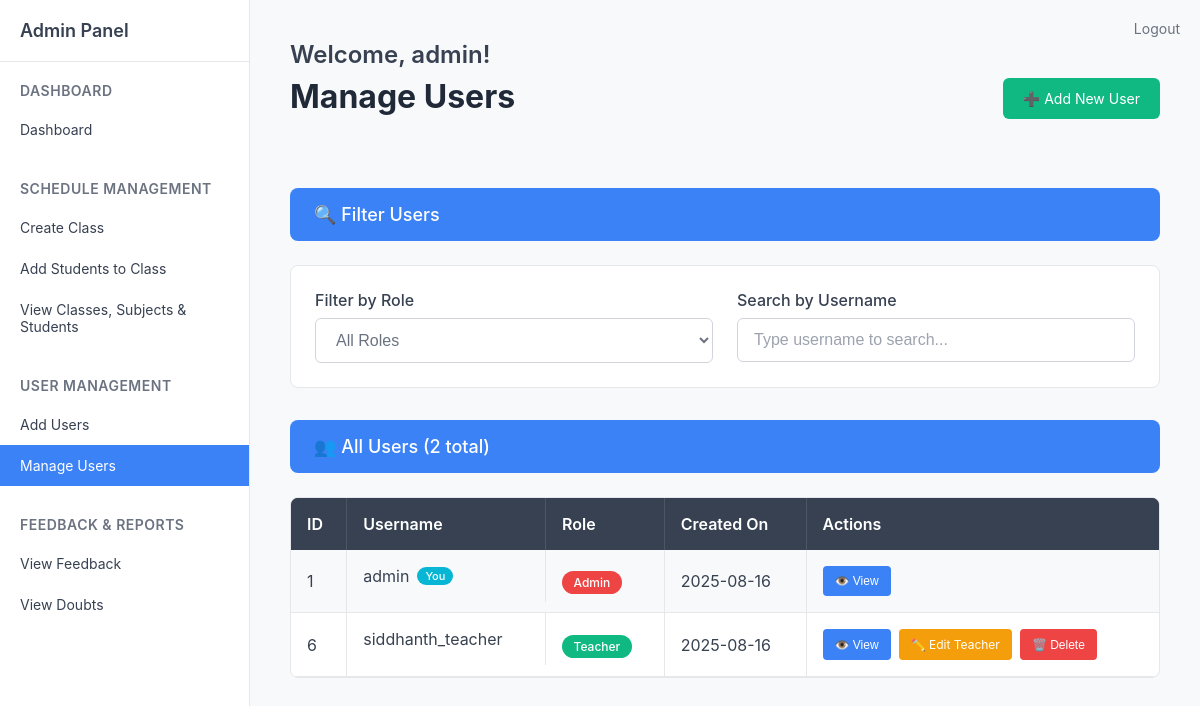
The app's page /admin/manage_users (signed in), older data.
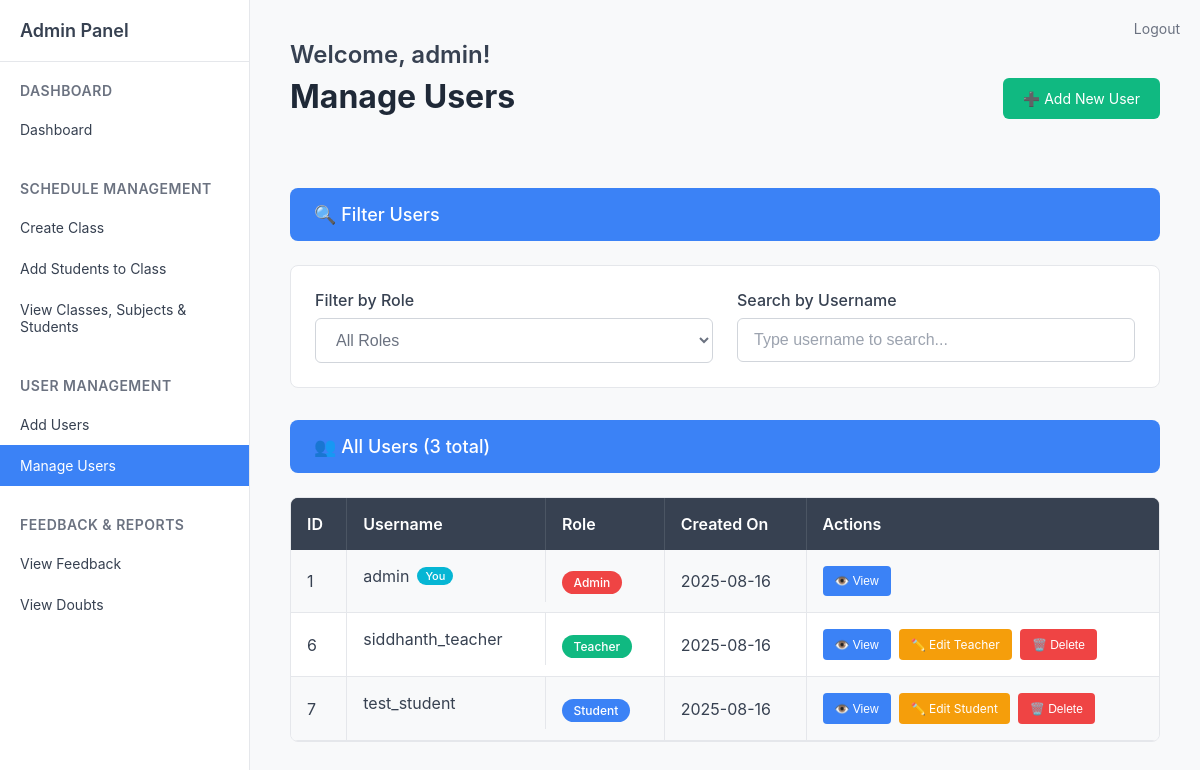
The same page, newer data.
### tables this page shows
CREATE TABLE users (
            id INTEGER PRIMARY KEY AUTOINCREMENT,
            username TEXT UNIQUE NOT NULL,
            password TEXT NOT NULL,
            role TEXT NOT NULL DEFAULT 'student',
            email TEXT,
            name TEXT,
            phone TEXT,
            address TEXT,
            created_by INTEGER,
            created_on DATETIME DEFAULT CURRENT_TIMESTAMP,
            updated_by INTEGER,
            updated_on DATETIME,
            FOREIGN KEY (created_by) REFERENCES users(id)
        );

### routes/admin.py (the view)
@admin_bp.route('/manage_users')
def manage_users():
    if 'role' not in session or session['role'] != 'admin':
        return redirect(url_for('auth.login'))
    current_user = get_current_user()
    conn = get_db()
    cur = conn.cursor()
    cur.execute('''
        SELECT u.id, u.username, u.created_on, u.role, u.name, u.email
        FROM users u
        ORDER BY u.id
    ''')
    users = cur.fetchall()
    conn.close()
    return render_template('admin/manage_users.html', users=users, current_user=current_user)

### routes/admin.py (called while the page is built)
def get_db():
    return sqlite3.connect('users.db')

def get_current_user():
    class User:
        def __init__(self, user_id, username):
            self.id = user_id
            self.username = username
    if 'user_id' in session:
        return User(session['user_id'], session.get('username', ''))
    return None

### templates/admin/manage_users.html (shortened to what this page needs)
{% extends 'admin/sidebar.html' %}
{% block content %}
<div style="display: flex; justify-content: space-between; align-items: center; margin-bottom: 32px;">
    <div>
        <div class="welcome-text">Welcome, admin!</div>
        <div class="page-title">Manage Users</div>
    </div>
    <a href="{{ url_for('admin.users') }}" style="background-color: #10b981; color: white; padding: 12px 20px; border-radius: 6px; text-decoration: none; font-size: 14px; display: flex; align-items: center; gap: 8px;">
        ➕ Add New User
    </a>
</div>
<div style="background-color: #3b82f6; color: white; padding: 16px 24px; font-size: 18px; font-weight: 500; margin-bottom: 24px; border-radius: 8px; display: flex; align-items: center; gap: 8px;">
    🔍 Filter Users
</div>
<div style="background-color: white; border: 1px solid #e5e7eb; border-radius: 8px; padding: 24px; margin-bottom: 32px;">
    <div style="display: grid; grid-template-columns: 1fr 1fr; gap: 24px;">
        <div>
            <label style="display: block; font-size: 16px; font-weight: 500; color: #374151; margin-bottom: 8px;">Filter by Role</label>
            <select id="roleFilter" style="width: 100%; padding: 12px 16px; font-size: 16px; border: 1px solid #d1d5db; border-radius: 6px; background-color: #ffffff; color: #6b7280;">
                <option value="">All Roles</option>
            </select>
        </div>
        <div>
            <label style="display: block; font-size: 16px; font-weight: 500; color: #374151; margin-bottom: 8px;">Search by Username</label>
            <input type="text" id="searchUser" style="width: 100%; padding: 12px 16px; font-size: 16px; border: 1px solid #d1d5db; border-radius: 6px; background-color: #ffffff;" placeholder="Type username to search...">
        </div>
    </div>
</div>
<div style="background-color: #3b82f6; color: white; padding: 16px 24px; font-size: 18px; font-weight: 500; margin-bottom: 24px; border-radius: 8px; display: flex; align-items: center; gap: 8px;">
    👥 All Users ({{ users|length }} total)
</div>
<div style="background-color: white; border: 1px solid #e5e7eb; border-radius: 8px; overflow: hidden;">
    <table style="width: 100%; border-collapse: collapse;" id="usersTable">
        <thead>
            <tr style="background-color: #374151; color: white;">
                <th style="padding: 16px; text-align: left; font-weight: 600; border-right: 1px solid #4b5563;">ID</th>
                <th style="padding: 16px; text-align: left; font-weight: 600; border-right: 1px solid #4b5563;">Username</th>
                <th style="padding: 16px; text-align: left; font-weight: 600; border-right: 1px solid #4b5563;">Role</th>
                <th style="padding: 16px; text-align: left; font-weight: 600; border-right: 1px solid #4b5563;">Created On</th>
                <th style="padding: 16px; text-align: left; font-weight: 600;">Actions</th>
            </tr>
        </thead>
        <tbody>
            {% for user in users %}
            <tr style="border-bottom: 1px solid #e5e7eb; {{ 'background-color: #f8f9fa;' if loop.index % 2 == 1 }}" data-role="{{ user[3] or 'No Role' }}" data-username="{{ user[1].lower() }}">
                <td style="padding: 16px; color: #374151; border-right: 1px solid #e5e7eb;">{{ user[0] }}</td>
                <td style="padding: 16px; color: #374151; border-right: 1px solid #e5e7eb; display: flex; align-items: center; gap: 8px;">
                    {{ user[1] }}
                    {% if user[0] == current_user.id %}
                        <span style="background-color: #06b6d4; color: white; padding: 2px 8px; border-radius: 12px; font-size: 11px; font-weight: 500;">You</span>
                    {% endif %}
                </td>
                <td style="padding: 16px; border-right: 1px solid #e5e7eb;">
                    {% if user[3] == 'admin' %}
                        <span style="background-color: #ef4444; color: white; padding: 4px 12px; border-radius: 12px; font-size: 12px; font-weight: 500;">Admin</span>
                    {% elif user[3] == 'teacher' %}
                        <span style="background-color: #10b981; color: white; padding: 4px 12px; border-radius: 12px; font-size: 12px; font-weight: 500;">Teacher</span>
                    {% elif user[3] == 'student' %}
                        <span style="background-color: #3b82f6; color: white; padding: 4px 12px; border-radius: 12px; font-size: 12px; font-weight: 500;">Student</span>
                    {% else %}
                        <span style="background-color: #6b7280; color: white; padding: 4px 12px; border-radius: 12px; font-size: 12px; font-weight: 500;">No Role</span>
                    {% endif %}
                </td>
                <td style="padding: 16px; color: #374151; border-right: 1px solid #e5e7eb;">
                    {% if user[2] %}
                        {{ user[2].split(' ')[0] }}
                    {% else %}
                        N/A
                    {% endif %}
                </td>
                <td style="padding: 16px;">
                    <div style="display: flex; gap: 8px;">
                        <button onclick="viewUser({{ user[0] }}, '{{ user[1] }}', '{{ user[3] or 'No Role' }}')" style="background-color: #3b82f6; color: white; border: none; padding: 8px 12px; border-radius: 4px; font-size: 12px; cursor: pointer; display: flex; align-items: center; gap: 4px;">
                            👁️ View
                        </button>
                        {% if user[3] == 'teacher' %}
                        <a href="{{ url_for('admin.edit_teacher', teacher_id=user[0]) }}" style="background-color: #f59e0b; color: white; border: none; padding: 8px 12px; border-radius: 4px; font-size: 12px; cursor: pointer; display: flex; align-items: center; gap: 4px; text-decoration: none;">
                            ✏️ Edit Teacher
                        </a>
                        {% elif user[3] == 'student' %}
                        <a href="{{ url_for('admin.edit_student', student_id=user[0]) }}" style="background-color: #f59e0b; color: white; border: none; padding: 8px 12px; border-radius: 4px; font-size: 12px; cursor: pointer; display: flex; align-items: center; gap: 4px; text-decoration: none;">
                            ✏️ Edit Student
                        </a>
                        {% endif %}
                        {% if user[0] != current_user.id %}
                        <button onclick="confirmDelete({{ user[0] }}, '{{ user[1] }}')" style="background-color: #ef4444; color: white; border: none; padding: 8px 12px; border-radius: 4px; font-size: 12px; cursor: pointer; display: flex; align-items: center; gap: 4px;">
                            🗑️ Delete
                        </button>
                        {% endif %}
                    </div>
                </td>
            </tr>
            {% endfor %}
        </tbody>
    </table>
</div>
{% endblock %}

### templates/admin/sidebar.html (shortened to what this page needs)
<!DOCTYPE html>
<html lang="en">
<head>
</head>
<body>
    <div class="container">
        <div class="sidebar">
            <h3>Admin Panel</h3>
            <div class="nav-section">
                <div class="nav-section-title">Dashboard</div>
                <a href="{{ url_for('admin.dashboard') }}" class="nav-link {{ 'active' if request.endpoint == 'admin.dashboard' }}">
                    Dashboard
                </a>
            </div>
            <div class="nav-section">
                <div class="nav-section-title">Schedule Management</div>
                <a href="{{ url_for('admin.create_class') }}" class="nav-link {{ 'active' if request.endpoint == 'admin.create_class' }}">
                    Create Class
                </a>
                <a href="{{ url_for('admin.add_students') }}" class="nav-link {{ 'active' if request.endpoint == 'admin.add_students' }}">
                    Add Students to Class
                </a>
                <a href="{{ url_for('admin.view_classes') }}" class="nav-link {{ 'active' if request.endpoint == 'admin.view_classes' }}">
                    View Classes, Subjects & Students
                </a>
            </div>
            <div class="nav-section">
                <div class="nav-section-title">User Management</div>
                <a href="{{ url_for('admin.users') }}" class="nav-link {{ 'active' if request.endpoint == 'admin.users' or request.endpoint == 'admin.add_user' }}">
                    Add Users
                </a>
                <a href="{{ url_for('admin.manage_users') }}" class="nav-link {{ 'active' if request.endpoint == 'admin.manage_users' }}">
                    Manage Users
                </a>
            </div>
            <div class="nav-section">
                <div class="nav-section-title">Feedback & Reports</div>
                <a href="{{ url_for('admin.view_feedback') }}" class="nav-link {{ 'active' if request.endpoint == 'admin.view_feedback' }}">
                    View Feedback
                </a>
                <a href="{{ url_for('admin.view_doubts') }}" class="nav-link {{ 'active' if request.endpoint == 'admin.view_doubts' }}">
                    View Doubts
                </a>
            </div>
        </div>
        <div class="main-content">
            <a href="{{ url_for('auth.logout') }}" class="logout-link">Logout</a>
            {% block content %}{% endblock %}
        </div>
    </div>
</body>
</html>

### templates/admin/sidebar.html (style rules this page uses)
* { margin: 0; padding: 0; box-sizing: border-box; }
body { font-family: -apple-system, BlinkMacSystemFont, 'Segoe UI', Roboto, sans-serif; background-color: #f8f9fa; color: #333; }
.container { display: flex; min-height: 100vh; }
.sidebar { width: 250px; background-color: #ffffff; border-right: 1px solid #e5e7eb; padding: 20px 0; }
.sidebar h3 { padding: 0 20px 20px 20px; font-size: 18px; font-weight: 600; color: #374151; border-bottom: 1px solid #e5e7eb; margin-bottom: 20px; }
.nav-section { margin-bottom: 30px; }
.nav-section-title { padding: 0 20px 10px 20px; font-size: 14px; font-weight: 600; color: #6b7280; text-transform: uppercase; letter-spacing: 0.5px; }
.nav-link { display: block; padding: 12px 20px; color: #374151; text-decoration: none; font-size: 14px; transition: background-color 0.2s; }
.nav-link.active { background-color: #3b82f6; color: white; }
.main-content { flex: 1; padding: 40px; }
.welcome-text { font-size: 24px; font-weight: 600; color: #374151; margin-bottom: 8px; }
.page-title { font-size: 32px; font-weight: 700; color: #1f2937; margin-bottom: 40px; }
.logout-link { position: absolute; top: 20px; right: 20px; color: #6b7280; text-decoration: none; font-size: 14px; }

### templates/admin/manage_users.html (style rules this page uses)
input::placeholder { color: #9ca3af; }
select option { color: #374151; }
table thead tr { background-color: #374151 !important; }
table thead th { background-color: #374151 !important; color: white !important; }

Row changes from the older to the newer data that the page shows:
added users: id "7", username "test_student", role "Student", created_on "2025-08-16"
Text that changed along with them:
{{ users|length }}: "2" → "3"
